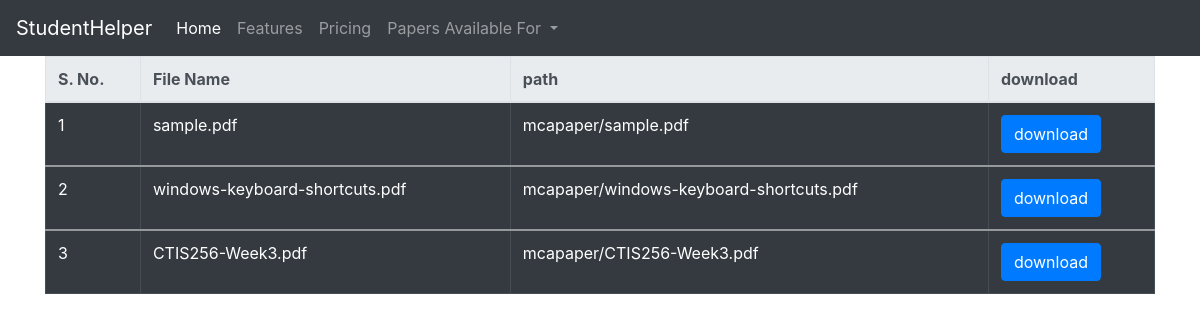
Screenshot of /index.php?page=mca with the database file from the repository.
### tables this page shows
CREATE TABLE `mca` (
  `id` int(11) NOT NULL,
  `file_name` varchar(200) NOT NULL,
  `file_path` varchar(200) NOT NULL
);

### admin/dbconn.php (called while the page is built, shortened)
<?php
class db
{
	public $host="localhost";
	public $username="root";
	public $password="";
	public $dbname="studenthelper";
	public $conn;
	public function __construct()
	{
		$this->conn = new mysqli($this->host,$this->username,$this->password,$this->dbname);
	}
	public function show_where($qry)
	{
		$result = $this->conn->query($qry);
		$row = $result->fetch_all(MYSQLI_ASSOC);
		return $row;
	}
}
?>

### mca.php (the view, shortened to what this page needs)
<?php
	$obj = new db();
	$qry = "select * from mca ";
	$row = $obj->show_where($qry);
	?>
	<div class="container">
		<div >
			<table class="table table-hover table-bordered table-responsive-sm table-dark">
				<thead class="thead-light">
				    <tr>
				      <th scope="col">S. No.</th>
				      <th scope="col">File Name</th>
				        <th scope="col">path</th>
				      <th scope="col">download</th>
	<?php
	$index=1;
	foreach ($row as $result)
	{
		?>
		<tbody>
		<tr">
			<td><?php echo $index++; ?></td>
             <td><?php echo $result['file_name'];?></td>
  				 <td><?php echo $result['file_path'];?></td>
              <td><a href="admin/<?=$result['file_path']?>"download><button class="btn btn-primary" >download</button></a></td>
           	</tr>
		</tbody>
	<?php
	}
	echo '</table></div></div></div>';

### rows the page displays
mca: file_name "sample.pdf", file_path "mcapaper/sample.pdf"
mca: file_name "windows-keyboard-shortcuts.pdf", file_path "mcapaper/windows-keyboard-shortcuts.pdf"
mca: file_name "CTIS256-Week3.pdf", file_path "mcapaper/CTIS256-Week3.pdf"
